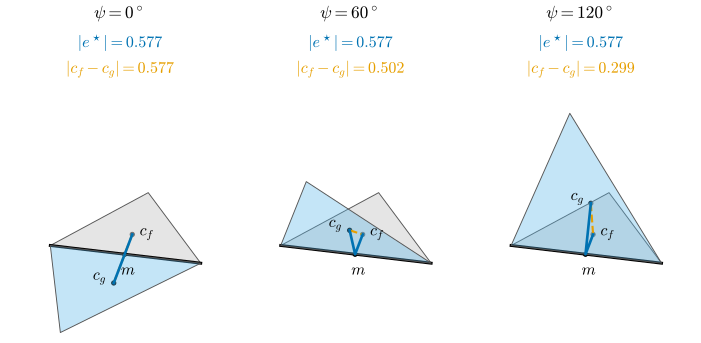

The script that saved this image:
"""Figure 38.6.1: the dual edge of a hinge is measured along the surface (ddg38.hinge).

Hinge with x0 = (0, 0, 0), x1 = (1, 0, 0), x2 = (0.5, 0.8, 0) and x3 = (0.3, -0.9 cos psi, 0.9 sin psi), drawn for
psi = 0, 60, 120 degrees. Points: circumcenters c_f of (0, 1, 2) and c_g of (1, 0, 3) (both triangles are acute, so
both lie inside), the midpoint m of the shared edge. Blue: the dual edge e* = [c_g, m] + [m, c_f]; each piece is
perpendicular to the shared edge inside its own triangle, and its length |e*| = h_f + h_g = 0.5770833 does not depend
on psi, so star_1 = |e*| / |e| = (cot theta_2 + cot theta_3) / 2 is the same in all panels. Orange, dashed: the
straight chord |c_f - c_g| in space, which shrinks as the hinge folds (0.5771, 0.5018, 0.2988 at 0, 60, 120 degrees;
chord^2 = h_f^2 + h_g^2 + 2 h_f h_g cos psi with h_f = 0.24375, h_g = 1/3).

Run: PYTHONPATH=tools python3 chapters/38-surfaces-smooth-discrete/figures/fig-38-6-1-hinge-dual-edge.py
"""
import sys
from pathlib import Path

import numpy as np

sys.path.insert(0, str(Path(__file__).resolve().parents[1] / "lib"))
import dgfig  # noqa: E402
dgfig.setup()
import matplotlib.pyplot as plt  # noqa: E402
from mpl_toolkits.mplot3d.art3d import Poly3DCollection  # noqa: E402

import dgdec as dd  # noqa: E402
import dgmesh as dm  # noqa: E402
import ddg38  # noqa: E402

C = dgfig.COLORS


def circumcenter(a, b, c):
    ab, ac = b - a, c - a
    n = np.cross(ab, ac)
    return a + (ac @ ac * np.cross(n, ab) + ab @ ab * np.cross(ac, n)) / (2 * n @ n)


PSIS = np.deg2rad([0.0, 60.0, 120.0])
data = []
for psi in PSIS:
    V, F = ddg38.hinge(psi)
    cf, cg = circumcenter(*V[F[0]]), circumcenter(*V[F[1]])
    m = (V[0] + V[1]) / 2
    dual = np.linalg.norm(cf - m) + np.linalg.norm(cg - m)
    chord = np.linalg.norm(cf - cg)
    # self-checks: both pieces are perpendicular to the edge, |e*| = (cot + cot)/2 * |e| = star_1, L_01 is the same
    e = V[1] - V[0]
    assert abs((cf - m) @ e) < 1e-12 and abs((cg - m) @ e) < 1e-12
    assert abs(dual - 0.5770833333333333) < 1e-12
    assert abs(dd.hodge1(V, F)[0] - dual) < 1e-12 and abs(dm.cotan_laplacian(V, F)[0, 1] - dual) < 1e-12
    data.append((V, F, cf, cg, m, dual, chord))
chords = [d[6] for d in data]
assert abs(chords[0] - data[0][5]) < 1e-12 and chords[0] > chords[1] > chords[2]
assert np.allclose(np.round(chords, 4), [0.5771, 0.5018, 0.2988])
hf, hg = 0.5 * 0.4875, 0.5 * 2 / 3                        # h = (|e| / 2) cot(opposite angle)
assert np.allclose(chords, np.sqrt(hf ** 2 + hg ** 2 + 2 * hf * hg * np.cos(PSIS)))

box = np.array([[0.0, -0.95, -0.2], [1.0, 0.85, 0.8]])          # common bounding box of the three hinges
fig = plt.figure(figsize=(7.2, 3.8))
for k, (V, F, cf, cg, m, dual, chord) in enumerate(data):
    ax = fig.add_axes([k / 3, 0.0, 1 / 3, 0.76], projection="3d")
    ax.view_init(elev=32, azim=-78)
    ax.set_axis_off()
    ax.add_collection3d(Poly3DCollection([V[F[0]]], facecolors=C["surface"], edgecolors="#555555", linewidths=0.7,
                                         alpha=0.55))
    ax.add_collection3d(Poly3DCollection([V[F[1]]], facecolors=C["region"], edgecolors="#555555", linewidths=0.7,
                                         alpha=0.35))
    ax.plot(*V[[0, 1]].T, color=C["main"], lw=2.2, zorder=6)
    ax.plot(*np.array([cg, m, cf]).T, color=C["tangent"], lw=2.0, zorder=9)
    ax.plot(*np.array([cg, cf]).T, color=C["accent"], lw=1.6, ls="--", zorder=8)
    for p, lab, off in ((cf, r"$c_f$", (0.05, 0.0, 0.0)), (cg, r"$c_g$", (-0.13, -0.02, 0.02)),
                        (m, r"$m$", (0.0, -0.12, -0.08))):
        dgfig.point3d(ax, p, lab, size=10, label_offset=off, fontsize=12)
    dgfig.equal_aspect(ax, box, zoom=1.6)
    # three panels: labels of 12-13 pt so that they stay readable at phone width (GUIDELINES 12.3)
    fig.text(k / 3 + 1 / 6, 0.94, rf"$\psi = {np.degrees(PSIS[k]):.0f}^\circ$", ha="center", fontsize=13)
    fig.text(k / 3 + 1 / 6, 0.86, rf"$|e^\star| = {dual:.3f}$", ha="center", fontsize=12, color=C["tangent"])
    fig.text(k / 3 + 1 / 6, 0.79, rf"$|c_f - c_g| = {chord:.3f}$", ha="center", fontsize=12, color=C["accent"])
dgfig.save(fig, __file__)
